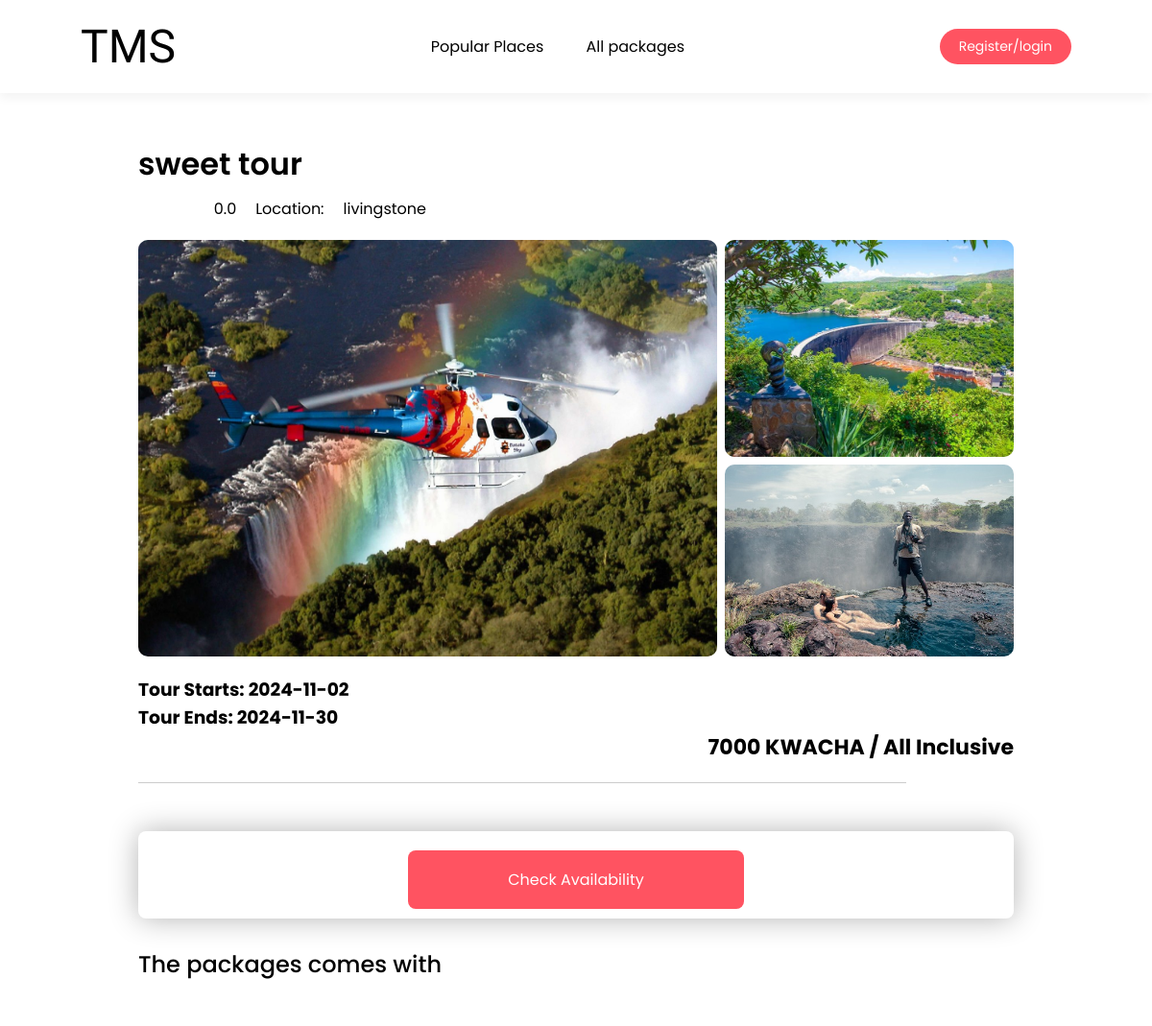
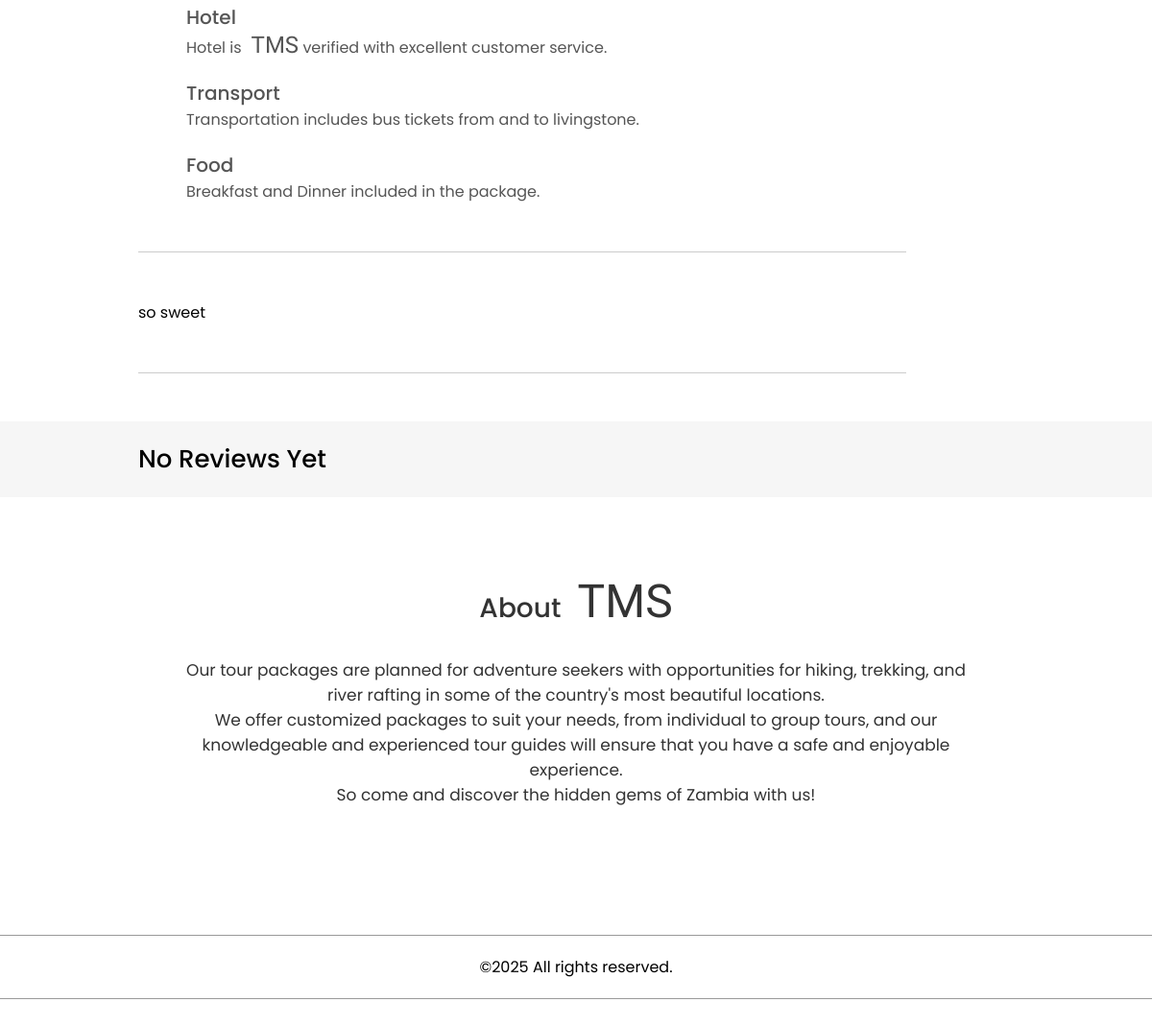
Screenshot of /package.php?id=3 with the database file from the repository (2 pictures, top to bottom).
### tables this page shows
CREATE TABLE `packages` (
  `package_id` int(10) NOT NULL,
  `package_name` varchar(255) DEFAULT NULL,
  `package_rating` float DEFAULT NULL,
  `package_desc` text DEFAULT NULL,
  `package_start` date DEFAULT NULL,
  `package_end` date DEFAULT NULL,
  `package_price` int(10) DEFAULT NULL,
  `package_location` varchar(255) DEFAULT NULL,
  `is_hotel` int(10) DEFAULT 0,
  `is_transport` int(10) DEFAULT 0,
  `is_food` int(10) DEFAULT 0,
  `is_guide` int(10) DEFAULT 0,
  `package_capacity` int(10) DEFAULT 0,
  `package_booked` int(10) UNSIGNED DEFAULT 0,
  `master_image` text DEFAULT NULL,
  `extra_image_1` text DEFAULT NULL,
  `extra_image_2` text DEFAULT NULL
);

### app/_dbConnection.php (called while the page is built, shortened)
<?php
class Database
{
    private $db_host = "localhost";
    private $db_user = "root";
    private $db_password = "";
    private $db_name = "triptrip";
    protected function connect()
    {
        try {
            $this->conn = new mysqli($this->db_host, $this->db_user, $this->db_password, $this->db_name);
        } catch (mysqli_sql_exception) {
            die(header("HTTP/1.0 503 Service Unavailable Error"));
        }
    }
}
class Packages extends Database
{
    public function getPackage($id)
    {
        $sql = "SELECT * FROM packages WHERE package_id = $id";
        $result = $this->conn->query($sql);
        return $result;
    }
}
class Testimonials extends Database
{
    public function getPackageTestimonials($package_id, $limit = 1000)
    {
        $sql = "SELECT *
            FROM testimonials INNER JOIN users ON
            testimonials.user_id = users.id
            INNER JOIN packages ON
            testimonials.package_id = packages.package_id
            WHERE  testimonials.package_id = $package_id
            ORDER BY testimonials.date_created DESC
            LIMIT $limit";
        $result = $this->conn->query($sql);
        return $result;
    }
}

### package.php (the view, shortened to what this page needs)
<!DOCTYPE html>
<html lang='en'>
<head>
    <?php include './components/_head.php' ?>
    <link rel="stylesheet" href="https://cdnjs.cloudflare.com/ajax/libs/owl-carousel/1.3.3/owl.carousel.min.css">
    <link rel="stylesheet" href="./assets/css/package.css">
</head>
<?php include_once './app/_dbConnection.php';
if (isset($_GET['id'])) {
    $package_id = ($_GET['id']);
} else {
    $package_id = 0;
}
$packages = new Packages();
$res = $packages->getPackage($package_id);
$row = mysqli_fetch_assoc($res);
$ckUser = 0;
?>
<?php include("./utilities/countStars.php") ?>
<body>
    <nav id='navBar' class='navbar-white'>
        <a href='./index.php' class='logo'> TMS </a>
        <ul class='nav-links'>
            <li><a href='./index.php'>Popular Places</a></li>
            <li><a href='./listing.php'>All packages</a></li>
        </ul>
        <?php include("./components/_navBtns.php") ?>
    </nav>
    <?php
    if ($res->num_rows == 0) {
        echo "
        <div class='package-details'>
            <div class='package-title'>
                <h1>No Related Package Found...</h1>
            </div>
        </div>";
    } else {
        $stars = countStars($row['package_rating']);
        $features = "<ul class='details-list'>";
        if ($row["is_hotel"] == 1) {
            $features .=
                "<li>
            <i class='fa-solid fa-hotel'></i>Hotel <br>
            <span>
                Hotel is<strong class='brand-inline brand'>TMS </strong> verified with excellent
                customer service.
            </span>
        </li>";
        }
        if ($row["is_transport"] == 1) {
            $features .=
                "<li>
            <i class='fa-solid fa-bus-simple'></i>Transport <br>
            <span>
                Transportation includes bus tickets from and to " . $row['package_location'] . ".
            </span>
        </li>";
        }
        if ($row["is_food"] == 1) {
            $features .=
                "<li>
            <i class='fa-solid fa-utensils'></i>Food <br>
            <span>
                Breakfast and Dinner included in the package.
            </span>
        </li>";
        }
        $features .= "</ul>";
        echo "<div class='package-details'>
        <div class='package-title'>
            <h1>" . $row["package_name"] . "</h1>
            <div class='row'>
                <div>
                    " . $stars . "
                    <span>" . number_format((float) $row["package_rating"], 1, '.', '')  . "</span>
                </div>
                <div>
                    <p>Location:<span>" . $row["package_location"] . "</span></p>
                </div>
            </div>
        </div>";
        echo "
        <div class='gallery'>
            <div class='gallery-img-1'><img src=" . $row['master_image'] . "></div>
            <div class='gallery-img-grp'>
                <img src=" . $row['extra_image_1'] . ">
                <img src=" . $row['extra_image_2'] . ">
            </div>
        </div>";
        echo "
        <div class='small-details'>
            <h3>Tour Starts: " . $row["package_start"] . "</h3>
            <h3>Tour Ends: " . $row["package_end"] . "</h3>
            <h4>" . $row["package_price"] . " KWACHA / All Inclusive</h4>
            <div>
                <hr class='line'>";
        if (!isset($_SESSION['is_admin'])) {
            echo
            "       <div class='check-form'>
                        <p class='status-msg'></p>";
            if ($ckUser > 0) {
                echo  "<button class='check-btn'>You Have Already Purchased this package.</button>";
            } else  echo  "<button  class='check-btn btn-activate'>Check Availability</button>";
            echo    "</div>";
        }
        echo "<h2>The packages comes with <i class='fa-solid fa-chevron-down'></i></h2>
                    " . $features . "
                <hr class='line'>
                <p class='package-desc'>" . $row['package_desc'] . "</p>
                <hr class='line'>
            </div>
        </div>
    </div>";
    }
    ?>
    <?php
    $testimonialInstance = new Testimonials();
    $testimonials = $testimonialInstance->getPackageTestimonials($package_id);
    ?>
    <div class='what-say'>
        <div class='container'>
            <h3><?php
                if ($testimonials->num_rows > 0) {
                    echo "What People Say";
                } else echo "No Reviews Yet";
                ?></h3>
        </div>
    </div>
    <?php include "./components/_footer.php" ?>
</body>
</html>

### components/_head.php (shortened to what this page needs)
<link rel="stylesheet" href="./assets/css/style.css">
<link rel="stylesheet" href="./assets/css/all.min.css">

### components/_navBtns.php (shortened to what this page needs)
<?php
if (isset($_SESSION["logged_in"])) {
    echo '<div class="profile-btns">';
    if (isset($_SESSION['is_admin'])) {
        echo '<a href="./auth/admin_dashboard.php" title="Profile"><i class="fa-solid fa-address-card"></i></i></a>';
    } else {
        echo '<a href="./auth/user_dashboard.php" title="Profile"><i class="fa-solid fa-address-card"></i></i></a>';
    }
    echo '<a href="./services/_logout.php" title="Logout"><i class="fa-solid fa-arrow-right-from-bracket"></i></a>
                </div>';
} else {
    echo ' <a href="./registration.php" class="register-btn">Register/login</a>';
}
?>

### utilities/countStars.php (shortened to what this page needs)
<?php
function countStars($count)
{
    $stars = "";
    $cmp_stars = 0;
    for ($i = 1; $i <= $count; $i++) {
        $stars .= "<i class='fa-solid fa-star'></i>";
        $cmp_stars++;
    }
    $half_star = $count - $cmp_stars;
    $rem_stars = 5 - $count;
    for ($i = 1; $i <= $rem_stars; $i++) {
        $stars .= "<i class='fa-regular fa-star'></i>";
    }
    return $stars;
}

### components/_footer.php (shortened to what this page needs)
<div class="about-msg">
    <h2>About <span class="brand">TMS</span></h2>
    <p style="width:70%; margin:auto;">Our tour packages are planned for adventure seekers with opportunities for hiking, trekking, and river rafting in some of the country's most beautiful locations.
        <br>
        We offer customized packages to suit your needs, from individual to group tours, and our knowledgeable and experienced tour guides will ensure that you have a safe and enjoyable experience.
        <br>
        So come and discover the hidden gems of Zambia with us!
    </p>
</div>
<div class="footer">
    <a href=""><i class="fa-brands fa-facebook-f"></i></a>
    <a href=""><i class="fa-brands fa-youtube"></i></a>
    <a href=""><i class="fa-brands fa-twitter"></i></a>
    <a href=""><i class="fa-brands fa-linkedin"></i></a>
    <a href=""><i class="fa-brands fa-instagram"></i></a>
    <hr>
    <p>&copy;<script>document.write(new Date().getFullYear());</script> All rights reserved.</p>
    <hr>
</div>

### assets/css/style.css (style rules this page uses)
:root { --primary-color: #FF5361; --text-primary: #000; --text-secondary: #fff; }
* { margin: 0; padding: 0; box-sizing: border-box; font-family: 'Poppins', sans-serif; }
nav { display: flex; align-items: center; justify-content: space-between; padding: 20px 7%; }
.logo { font-family: 'Comforter Brush', cursive; display: inline-block; text-decoration: none; cursor: pointer; font-size: 3rem; }
a { color: inherit; }
.nav-links li { list-style: none; display: inline-block; margin: 0 10px; }
.nav-links li a { text-decoration: none; color: var(--text-secondary); padding: 0 10px; }
.register-btn { background: white; color: black; padding: 8px 20px; border-radius: 20px; text-decoration: none; font-size: 14px; }
.container { padding: 0 12%; }
.about-msg { text-align: center; margin: 80px 0; color: #333; font-size: 17px; }
.about-msg h2 { font-size: 28px; margin-bottom: 30px; font-weight: 500; }
.footer { margin: 80px 0 10px; text-align: center; }
.brand { font-family: 'Comforter Brush', cursive; display: inline-block; text-decoration: none; cursor: pointer; font-size: 3rem; margin-left: 10px; font-weight: normal; }
.brand-inline { font-size: 1.5rem; }
.footer a { text-decoration: none; color: #999; font-size: 22px; margin: 0 10px; }
.footer hr { background: #999; height: 1px; width: 100%; border: 0; margin: 20px 0; }
.footer { padding-bottom: 15px; }
.footer i { cursor: pointer; }
.navbar-white { background: #fff; box-shadow: 0 5px 10px rgba(0,0,0,0.05); }
.navbar-white .nav-links li a { color: #000; }
.navbar-white .register-btn { background: var(--primary-color); color: #fff; }

### assets/css/package.css (style rules this page uses)
:root { --primary-color: #FF5361; --text-primary: #000; --text-secondary: #fff; --bg-shade: #F6F6F6; }
.package-details { padding: 0 12%; }
.package-title { margin-top: 50px; }
.package-title h1 { font-weight: 600; }
.package-title .row { display: flex; flex-wrap: wrap; align-items: center; margin: 10px 0; }
.package-title span { margin: 0 20px; }
.package-title i { color: var(--primary-color); font-size: 14px; }
.gallery { display: grid; grid-gap: 0.5rem; grid-template-columns: 2fr 1fr; margin: 20px 0; width: 100%; }
.gallery-img-1 img { border-radius: 10px; height: 100%; width: 100%; }
.gallery-img-grp { display: grid; height: 100%; row-gap: 0.5rem; }
.gallery-img-grp img { height: 100%; width: 100%; object-fit: cover; border-radius: 10px; }
.small-details h2 { font-weight: 500; }
.small-details h4 { text-align: right; font-size: 22px; }
.line { border: 0; height: 1px; background: #ccc; width: 100%; max-width: 800px; margin: 20px 0 50px; }
.check-form { margin:30px 0 ; background: #fff; box-shadow: 0 0 30px rgba(0, 0, 0, 0.3); border-radius: 8px; padding: 10px 50px; text-align: center; }
.check-form button { background: var(--primary-color); border: 0; outline: none; color: #fff; padding: 18px; max-width: 350px; width: 100%; border-radius: 8px; font-size: 16px; cursor: pointer; }
.details-list { list-style: none; margin: 50px 0; }
.details-list li { margin-left: 50px; font-size: 20px; font-weight: 500; margin-bottom: 20px; color: #555; position: relative; }
.details-list li span { display: block; font-weight: 400; font-size: 16px; }
.details-list li i { position: absolute; top: 5px; left: -40px; }
.package-desc { max-width: 700px; margin-bottom: 50px; }
.what-say { background: var(--bg-shade); padding: 20px 0; }
.what-say h3 { font-size: 26px; font-weight: 500; }

### rows the page displays
packages: package_name "sweet tour", package_rating "0.0", package_location "livingstone", master_image (picture), extra_image_1 (picture), extra_image_2 (picture), package_start "2024-11-02", package_end "2024-11-30", package_price "7000", package_desc "so sweet"
